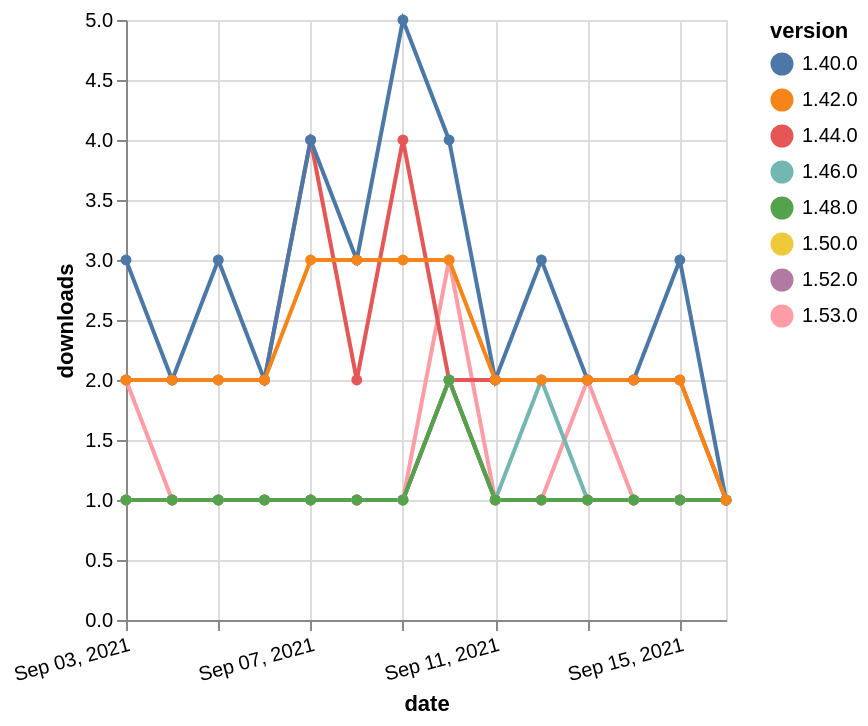

Source (Vega-Lite JSON):
### Vega-Lite specification from a JSON file in a GitHub repository (floating-point values rounded to 4 significant figures)
{"$schema": "https://vega.github.io/schema/vega-lite/v5.json", "description": "A simple bar chart with embedded data.", "data": {"values": [{"date": "2021-09-03", "total": 167, "delta": 2, "version": "1.53.0"}, {"date": "2021-09-04", "total": 168, "delta": 1, "version": "1.53.0"}, {"date": "2021-09-05", "total": 169, "delta": 1, "version": "1.53.0"}, {"date": "2021-09-06", "total": 170, "delta": 1, "version": "1.53.0"}, {"date": "2021-09-07", "total": 171, "delta": 1, "version": "1.53.0"}, {"date": "2021-09-08", "total": 172, "delta": 1, "version": "1.53.0"}, {"date": "2021-09-09", "total": 173, "delta": 1, "version": "1.53.0"}, {"date": "2021-09-10", "total": 176, "delta": 3, "version": "1.53.0"}, {"date": "2021-09-11", "total": 177, "delta": 1, "version": "1.53.0"}, {"date": "2021-09-12", "total": 178, "delta": 1, "version": "1.53.0"}, {"date": "2021-09-13", "total": 180, "delta": 2, "version": "1.53.0"}, {"date": "2021-09-14", "total": 181, "delta": 1, "version": "1.53.0"}, {"date": "2021-09-15", "total": 182, "delta": 1, "version": "1.53.0"}, {"date": "2021-09-16", "total": 183, "delta": 1, "version": "1.53.0"}, {"date": "2021-09-03", "total": 170, "delta": 1, "version": "1.50.0"}, {"date": "2021-09-04", "total": 171, "delta": 1, "version": "1.50.0"}, {"date": "2021-09-05", "total": 172, "delta": 1, "version": "1.50.0"}, {"date": "2021-09-06", "total": 173, "delta": 1, "version": "1.50.0"}, {"date": "2021-09-07", "total": 174, "delta": 1, "version": "1.50.0"}, {"date": "2021-09-08", "total": 175, "delta": 1, "version": "1.50.0"}, {"date": "2021-09-09", "total": 176, "delta": 1, "version": "1.50.0"}, {"date": "2021-09-10", "total": 178, "delta": 2, "version": "1.50.0"}, {"date": "2021-09-11", "total": 179, "delta": 1, "version": "1.50.0"}, {"date": "2021-09-12", "total": 180, "delta": 1, "version": "1.50.0"}, {"date": "2021-09-13", "total": 181, "delta": 1, "version": "1.50.0"}, {"date": "2021-09-14", "total": 182, "delta": 1, "version": "1.50.0"}, {"date": "2021-09-15", "total": 183, "delta": 1, "version": "1.50.0"}, {"date": "2021-09-16", "total": 184, "delta": 1, "version": "1.50.0"}, {"date": "2021-09-03", "total": 2411, "delta": 2, "version": "1.44.0"}, {"date": "2021-09-04", "total": 2413, "delta": 2, "version": "1.44.0"}, {"date": "2021-09-05", "total": 2415, "delta": 2, "version": "1.44.0"}, {"date": "2021-09-06", "total": 2417, "delta": 2, "version": "1.44.0"}, {"date": "2021-09-07", "total": 2421, "delta": 4, "version": "1.44.0"}, {"date": "2021-09-08", "total": 2423, "delta": 2, "version": "1.44.0"}, {"date": "2021-09-09", "total": 2427, "delta": 4, "version": "1.44.0"}, {"date": "2021-09-10", "total": 2429, "delta": 2, "version": "1.44.0"}, {"date": "2021-09-11", "total": 2431, "delta": 2, "version": "1.44.0"}, {"date": "2021-09-12", "total": 2433, "delta": 2, "version": "1.44.0"}, {"date": "2021-09-13", "total": 2435, "delta": 2, "version": "1.44.0"}, {"date": "2021-09-14", "total": 2437, "delta": 2, "version": "1.44.0"}, {"date": "2021-09-15", "total": 2439, "delta": 2, "version": "1.44.0"}, {"date": "2021-09-16", "total": 2440, "delta": 1, "version": "1.44.0"}, {"date": "2021-09-03", "total": 3045, "delta": 3, "version": "1.40.0"}, {"date": "2021-09-04", "total": 3047, "delta": 2, "version": "1.40.0"}, {"date": "2021-09-05", "total": 3050, "delta": 3, "version": "1.40.0"}, {"date": "2021-09-06", "total": 3052, "delta": 2, "version": "1.40.0"}, {"date": "2021-09-07", "total": 3056, "delta": 4, "version": "1.40.0"}, {"date": "2021-09-08", "total": 3059, "delta": 3, "version": "1.40.0"}, {"date": "2021-09-09", "total": 3064, "delta": 5, "version": "1.40.0"}, {"date": "2021-09-10", "total": 3068, "delta": 4, "version": "1.40.0"}, {"date": "2021-09-11", "total": 3070, "delta": 2, "version": "1.40.0"}, {"date": "2021-09-12", "total": 3073, "delta": 3, "version": "1.40.0"}, {"date": "2021-09-13", "total": 3075, "delta": 2, "version": "1.40.0"}, {"date": "2021-09-14", "total": 3077, "delta": 2, "version": "1.40.0"}, {"date": "2021-09-15", "total": 3080, "delta": 3, "version": "1.40.0"}, {"date": "2021-09-16", "total": 3081, "delta": 1, "version": "1.40.0"}, {"date": "2021-09-03", "total": 232, "delta": 1, "version": "1.46.0"}, {"date": "2021-09-04", "total": 233, "delta": 1, "version": "1.46.0"}, {"date": "2021-09-05", "total": 234, "delta": 1, "version": "1.46.0"}, {"date": "2021-09-06", "total": 235, "delta": 1, "version": "1.46.0"}, {"date": "2021-09-07", "total": 236, "delta": 1, "version": "1.46.0"}, {"date": "2021-09-08", "total": 237, "delta": 1, "version": "1.46.0"}, {"date": "2021-09-09", "total": 238, "delta": 1, "version": "1.46.0"}, {"date": "2021-09-10", "total": 240, "delta": 2, "version": "1.46.0"}, {"date": "2021-09-11", "total": 241, "delta": 1, "version": "1.46.0"}, {"date": "2021-09-12", "total": 243, "delta": 2, "version": "1.46.0"}, {"date": "2021-09-13", "total": 244, "delta": 1, "version": "1.46.0"}, {"date": "2021-09-14", "total": 245, "delta": 1, "version": "1.46.0"}, {"date": "2021-09-15", "total": 246, "delta": 1, "version": "1.46.0"}, {"date": "2021-09-16", "total": 247, "delta": 1, "version": "1.46.0"}, {"date": "2021-09-03", "total": 156, "delta": 1, "version": "1.52.0"}, {"date": "2021-09-04", "total": 157, "delta": 1, "version": "1.52.0"}, {"date": "2021-09-05", "total": 158, "delta": 1, "version": "1.52.0"}, {"date": "2021-09-06", "total": 159, "delta": 1, "version": "1.52.0"}, {"date": "2021-09-07", "total": 160, "delta": 1, "version": "1.52.0"}, {"date": "2021-09-08", "total": 161, "delta": 1, "version": "1.52.0"}, {"date": "2021-09-09", "total": 162, "delta": 1, "version": "1.52.0"}, {"date": "2021-09-10", "total": 164, "delta": 2, "version": "1.52.0"}, {"date": "2021-09-11", "total": 165, "delta": 1, "version": "1.52.0"}, {"date": "2021-09-12", "total": 166, "delta": 1, "version": "1.52.0"}, {"date": "2021-09-13", "total": 167, "delta": 1, "version": "1.52.0"}, {"date": "2021-09-14", "total": 168, "delta": 1, "version": "1.52.0"}, {"date": "2021-09-15", "total": 169, "delta": 1, "version": "1.52.0"}, {"date": "2021-09-16", "total": 170, "delta": 1, "version": "1.52.0"}, {"date": "2021-09-03", "total": 190, "delta": 1, "version": "1.48.0"}, {"date": "2021-09-04", "total": 191, "delta": 1, "version": "1.48.0"}, {"date": "2021-09-05", "total": 192, "delta": 1, "version": "1.48.0"}, {"date": "2021-09-06", "total": 193, "delta": 1, "version": "1.48.0"}, {"date": "2021-09-07", "total": 194, "delta": 1, "version": "1.48.0"}, {"date": "2021-09-08", "total": 195, "delta": 1, "version": "1.48.0"}, {"date": "2021-09-09", "total": 196, "delta": 1, "version": "1.48.0"}, {"date": "2021-09-10", "total": 198, "delta": 2, "version": "1.48.0"}, {"date": "2021-09-11", "total": 199, "delta": 1, "version": "1.48.0"}, {"date": "2021-09-12", "total": 200, "delta": 1, "version": "1.48.0"}, {"date": "2021-09-13", "total": 201, "delta": 1, "version": "1.48.0"}, {"date": "2021-09-14", "total": 202, "delta": 1, "version": "1.48.0"}, {"date": "2021-09-15", "total": 203, "delta": 1, "version": "1.48.0"}, {"date": "2021-09-16", "total": 204, "delta": 1, "version": "1.48.0"}, {"date": "2021-09-03", "total": 2569, "delta": 2, "version": "1.42.0"}, {"date": "2021-09-04", "total": 2571, "delta": 2, "version": "1.42.0"}, {"date": "2021-09-05", "total": 2573, "delta": 2, "version": "1.42.0"}, {"date": "2021-09-06", "total": 2575, "delta": 2, "version": "1.42.0"}, {"date": "2021-09-07", "total": 2578, "delta": 3, "version": "1.42.0"}, {"date": "2021-09-08", "total": 2581, "delta": 3, "version": "1.42.0"}, {"date": "2021-09-09", "total": 2584, "delta": 3, "version": "1.42.0"}, {"date": "2021-09-10", "total": 2587, "delta": 3, "version": "1.42.0"}, {"date": "2021-09-11", "total": 2589, "delta": 2, "version": "1.42.0"}, {"date": "2021-09-12", "total": 2591, "delta": 2, "version": "1.42.0"}, {"date": "2021-09-13", "total": 2593, "delta": 2, "version": "1.42.0"}, {"date": "2021-09-14", "total": 2595, "delta": 2, "version": "1.42.0"}, {"date": "2021-09-15", "total": 2597, "delta": 2, "version": "1.42.0"}, {"date": "2021-09-16", "total": 2598, "delta": 1, "version": "1.42.0"}]}, "width": "container", "mark": {"type": "line", "point": {"filled": true}}, "encoding": {"x": {"field": "date", "type": "temporal", "timeUnit": "yearmonthdate", "title": "date", "axis": {"labelAngle": -15}}, "y": {"field": "delta", "type": "quantitative", "title": "downloads"}, "color": {"field": "version", "type": "nominal"}, "tooltip": {"field": "delta"}}}
